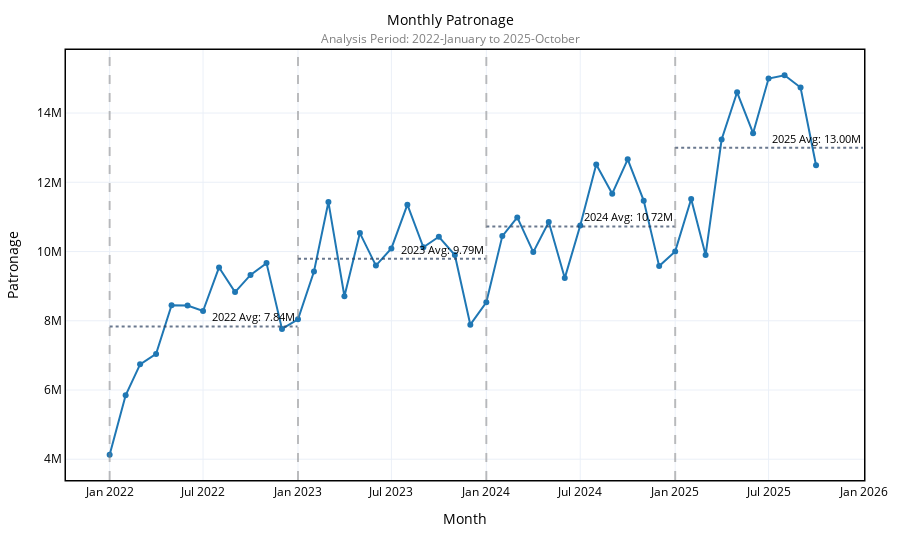

The cell this chart's notebook holds for it:
### Markdown cell above
### Patronage

### Code cell
def plot_monthly_trends(df, trend_years=1, save_path='graphs/'):
    """
    Plot monthly patronage trends
    """
    df = df[df['year'].between( df['date'].max().year - trend_years, df['date'].max().year)]
    # Analysis period
    analysis_period_text = analysis_period(df)
    monthly = df.groupby('date')['patronage'].sum().reset_index()

    fig = px.line(
        monthly,
        x='date',
        y='patronage',
        markers=True,
        hover_data={}
    )
    
    fig.update_traces(line=dict(width=2, color='#1f77b4'), marker=dict(color='#1f77b4', size=6))

    # ---- Yearly average horizontal segments ----
    yearly_avg = (
        monthly
        .assign(year=monthly['date'].dt.year)
        .groupby('year')['patronage']
        .mean()
    )

    for year, avg in yearly_avg.items():
        start_date = pd.Timestamp(year=year, month=1, day=1)
        end_date = pd.Timestamp(year=year, month=12, day=31)

        fig.add_shape(
            type="line",
            x0=start_date,
            x1=end_date,
            y0=avg,
            y1=avg,
            line=dict(dash="dot", width=2),
            opacity=0.7
        )

        fig.add_annotation(
            x=end_date,
            y=avg,
            text=f"{year} Avg: {avg / 1_000_000:.2f}M",
            showarrow=False,
            xanchor="right",
            yanchor="bottom",
            font=dict(size=11)
        )

    # Apply the reusable style
    fig = apply_plotly_style(
        fig,
        title='Monthly Patronage',
        x_title='Month',
        y_title='Patronage',
        analysis_period_text=analysis_period_text
    )

    fig.update_traces(
        customdata=np.array(fig.data[0].y)/1e6,
        hovertemplate='<b>%{x|%b %Y}</b><br>Patronage: %{customdata:,.2f} M<extra></extra>'
    )

    # Add vertical lines for years
    for year in df['year'].unique():
        fig.add_vline(
            x=pd.Timestamp(f'{year}-01-01'),
            line_dash="dash",
            line_color="gray",
            opacity=0.5
        )

    # Save files
    fig.write_html(f'{save_path}/monthly_trends.html')

    # Statistics
    # First and last year
    start_year = yearly_avg.index.min()
    end_year = yearly_avg.index.max()

    start_avg = yearly_avg.loc[start_year]
    end_avg = yearly_avg.loc[end_year]


    # Absolute change
    abs_change = end_avg - start_avg

    # Percentage change
    pct_change = (abs_change / start_avg) * 100

    print(f"Patronage: {monthly['patronage'].sum():,.0f} patronage")
    print(f"Average patronage increased from {start_year} to {end_year} by {abs_change:,.0f} patronage per month.")
    print(f"That represents a {pct_change:.2f}% increase of patronage per month over the period.")

    return fig

plot_monthly_trends(data, trend_years = trend_years, save_path=FIGURES_PATH)

### Figure 1 — Plotly figure (JSON) as saved in the notebook; plotly's stock layout.template omitted (floating-point values rounded to 4 significant figures)
{"data": [{"customdata": [4.13, 5.847, 6.741, 7.042, 8.449, 8.441, 8.282, 9.541, 8.828, 9.324, 9.666, 7.764, 8.044, 9.423, 11.43, 8.707, 10.53, 9.594, 10.09, 11.35, 10.12, 10.43, 9.9, 7.887, 8.535, 10.45, 10.98, 9.983, 10.85, 9.232, 10.75, 12.52, 11.67, 12.66, 11.47, 9.579, 10.0, 11.52, 9.901, 13.23, 14.6, 13.42, 15.0, 15.09, 14.74, 12.49], "hovertemplate": "<b>%{x|%b %Y}</b><br>Patronage: %{customdata:,.2f} M<extra></extra>", "legendgroup": "", "line": {"color": "#1f77b4", "dash": "solid", "width": 2}, "marker": {"color": "#1f77b4", "size": 6, "symbol": "circle"}, "mode": "lines+markers", "name": "", "orientation": "v", "showlegend": false, "type": "scatter", "x": ["2022-01-01T00:00:00.000000000", "2022-02-01T00:00:00.000000000", "2022-03-01T00:00:00.000000000", "2022-04-01T00:00:00.000000000", "2022-05-01T00:00:00.000000000", "2022-06-01T00:00:00.000000000", "2022-07-01T00:00:00.000000000", "2022-08-01T00:00:00.000000000", "2022-09-01T00:00:00.000000000", "2022-10-01T00:00:00.000000000", "2022-11-01T00:00:00.000000000", "2022-12-01T00:00:00.000000000", "2023-01-01T00:00:00.000000000", "2023-02-01T00:00:00.000000000", "2023-03-01T00:00:00.000000000", "2023-04-01T00:00:00.000000000", "2023-05-01T00:00:00.000000000", "2023-06-01T00:00:00.000000000", "2023-07-01T00:00:00.000000000", "2023-08-01T00:00:00.000000000", "2023-09-01T00:00:00.000000000", "2023-10-01T00:00:00.000000000", "2023-11-01T00:00:00.000000000", "2023-12-01T00:00:00.000000000", "2024-01-01T00:00:00.000000000", "2024-02-01T00:00:00.000000000", "2024-03-01T00:00:00.000000000", "2024-04-01T00:00:00.000000000", "2024-05-01T00:00:00.000000000", "2024-06-01T00:00:00.000000000", "2024-07-01T00:00:00.000000000", "2024-08-01T00:00:00.000000000", "2024-09-01T00:00:00.000000000", "2024-10-01T00:00:00.000000000", "2024-11-01T00:00:00.000000000", "2024-12-01T00:00:00.000000000", "2025-01-01T00:00:00.000000000", "2025-02-01T00:00:00.000000000", "2025-03-01T00:00:00.000000000", "2025-04-01T00:00:00.000000000", "2025-05-01T00:00:00.000000000", "2025-06-01T00:00:00.000000000", "2025-07-01T00:00:00.000000000", "2025-08-01T00:00:00.000000000", "2025-09-01T00:00:00.000000000", "2025-10-01T00:00:00.000000000"], "xaxis": "x", "y": [4129629, 5847177, 6740930, 7042458, 8449378, 8440658, 8282178, 9541159, 8828249, 9323660, 9666100, 7764184, 8043780, 9422536, 11428934, 8707277, 10533353, 9594216, 10090190, 11352898, 10124278, 10428020, 9899735, 7887057, 8534519, 10445957, 10984837, 9983160, 10851427, 9232468, 10752369, 12516168, 11671316, 12664414, 11470310, 9578881, 10003696, 11516767, 9900579, 13234792, 14600734, 13419475, 14997670, 15092277, 14739997, 12490975], "yaxis": "y"}], "layout": {"annotations": [{"font": {"size": 11}, "showarrow": false, "text": "2022 Avg: 7.84M", "x": "2022-12-31T00:00:00", "xanchor": "right", "y": 7837980, "yanchor": "bottom"}, {"font": {"size": 11}, "showarrow": false, "text": "2023 Avg: 9.79M", "x": "2023-12-31T00:00:00", "xanchor": "right", "y": 9793000.0, "yanchor": "bottom"}, {"font": {"size": 11}, "showarrow": false, "text": "2024 Avg: 10.72M", "x": "2024-12-31T00:00:00", "xanchor": "right", "y": 10720000.0, "yanchor": "bottom"}, {"font": {"size": 11}, "showarrow": false, "text": "2025 Avg: 13.00M", "x": "2025-12-31T00:00:00", "xanchor": "right", "y": 13000000.0, "yanchor": "bottom"}], "font": {"color": "black", "size": 12}, "hoverlabel": {"bgcolor": "white"}, "legend": {"tracegroupgap": 0}, "margin": {"b": 80, "l": 60, "r": 30, "t": 50}, "shapes": [{"line": {"dash": "dot", "width": 2}, "opacity": 0.7, "type": "line", "x0": "2022-01-01T00:00:00", "x1": "2022-12-31T00:00:00", "y0": 7837980, "y1": 7837980}, {"line": {"dash": "dot", "width": 2}, "opacity": 0.7, "type": "line", "x0": "2023-01-01T00:00:00", "x1": "2023-12-31T00:00:00", "y0": 9793000.0, "y1": 9793000.0}, {"line": {"dash": "dot", "width": 2}, "opacity": 0.7, "type": "line", "x0": "2024-01-01T00:00:00", "x1": "2024-12-31T00:00:00", "y0": 10720000.0, "y1": 10720000.0}, {"line": {"dash": "dot", "width": 2}, "opacity": 0.7, "type": "line", "x0": "2025-01-01T00:00:00", "x1": "2025-12-31T00:00:00", "y0": 13000000.0, "y1": 13000000.0}, {"line": {"color": "gray", "dash": "dash"}, "opacity": 0.5, "type": "line", "x0": "2022-01-01T00:00:00", "x1": "2022-01-01T00:00:00", "xref": "x", "y0": 0, "y1": 1, "yref": "y domain"}, {"line": {"color": "gray", "dash": "dash"}, "opacity": 0.5, "type": "line", "x0": "2023-01-01T00:00:00", "x1": "2023-01-01T00:00:00", "xref": "x", "y0": 0, "y1": 1, "yref": "y domain"}, {"line": {"color": "gray", "dash": "dash"}, "opacity": 0.5, "type": "line", "x0": "2024-01-01T00:00:00", "x1": "2024-01-01T00:00:00", "xref": "x", "y0": 0, "y1": 1, "yref": "y domain"}, {"line": {"color": "gray", "dash": "dash"}, "opacity": 0.5, "type": "line", "x0": "2025-01-01T00:00:00", "x1": "2025-01-01T00:00:00", "xref": "x", "y0": 0, "y1": 1, "yref": "y domain"}], "title": {"font": {"color": "black", "size": 14}, "text": "Monthly Patronage<br><span style='font-size:12px; color:gray;'>Analysis Period: 2022-January to 2025-October</span>", "x": 0.5, "xanchor": "center"}, "xaxis": {"anchor": "y", "domain": [0, 1], "linecolor": "black", "linewidth": 1.5, "mirror": true, "showline": true, "title": {"text": "Month"}}, "yaxis": {"anchor": "x", "domain": [0, 1], "fixedrange": false, "linecolor": "black", "linewidth": 1.5, "mirror": true, "showline": true, "title": {"text": "Patronage"}}}}
